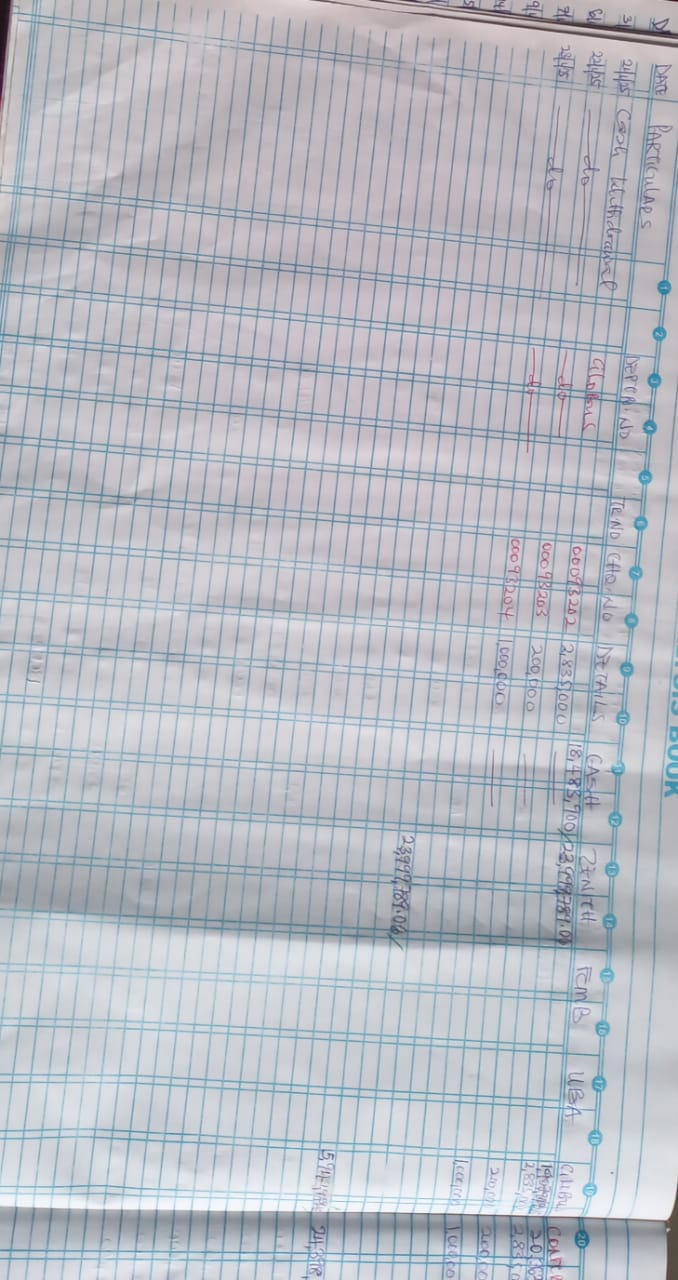
#> input picture image_files/cashbook_page001_part001.jpg, 678 x 1280 px
$ python -i document_cleaner.py   (imports and definitions only)
#> lines starting #> are read from the running program, lines starting #| are printed output that depends on the picture
import cv2
import numpy as np
from PIL import Image


class DocumentCleaner:

    def clean(self, image):

        # -----------------------------------
        # Convert PIL image to OpenCV format
        # -----------------------------------

        if isinstance(image, Image.Image):
            image = np.array(image)

        if len(image.shape) == 3:
            gray = cv2.cvtColor(
                image,
                cv2.COLOR_RGB2GRAY
            )
        else:
            gray = image.copy()

        # -----------------------------------
        # Remove illumination gradients
        # -----------------------------------

        background = cv2.medianBlur(
            gray,
            51
        )
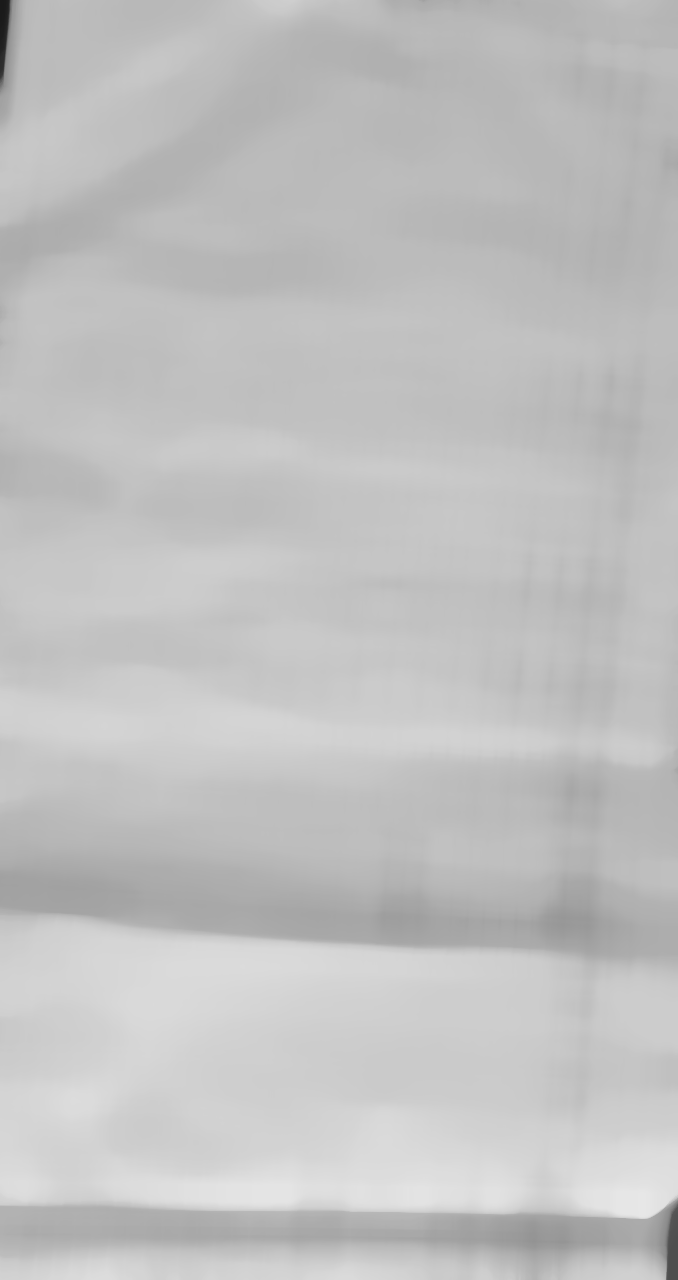
#> background: shape (1280, 678); min 26, max 231, mean 192.6

        normalized = cv2.divide(
            gray,
            background,
            scale=255
        )
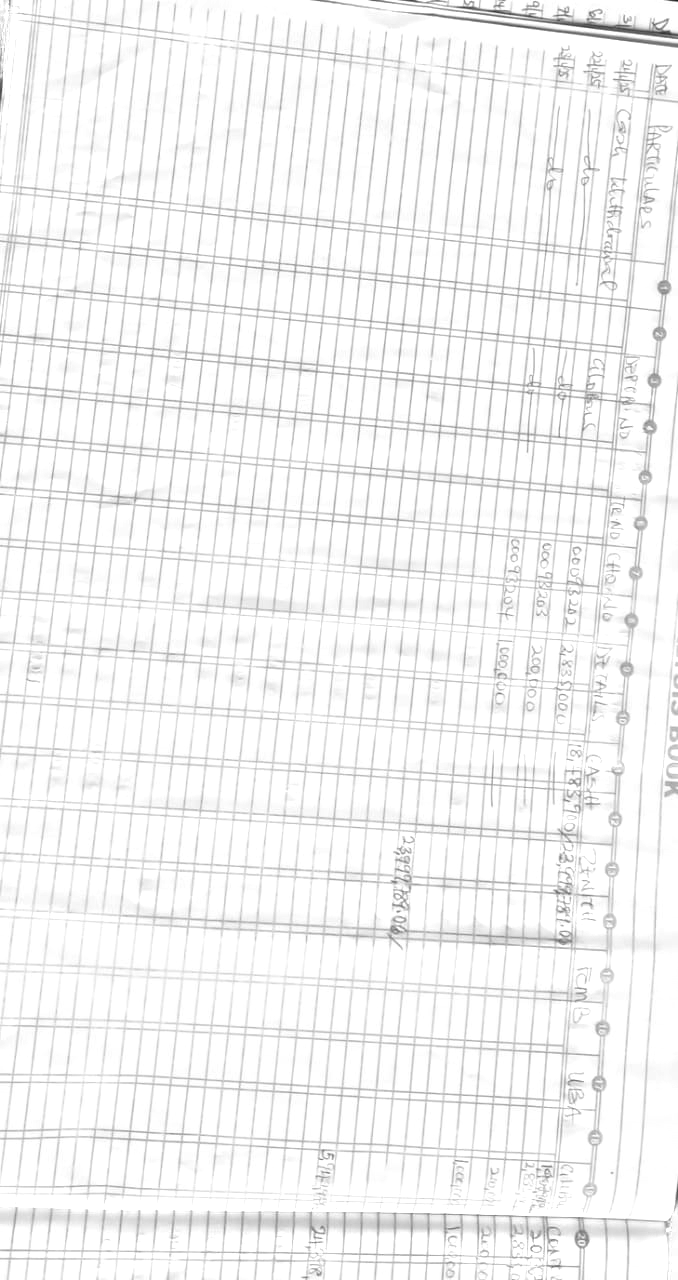
#> normalized: shape (1280, 678); min 30, max 255, mean 244

        # -----------------------------------
        # Improve local contrast
        # -----------------------------------

        clahe = cv2.createCLAHE(
            clipLimit=2.0,
            tileGridSize=(8, 8)
        )

        contrast = clahe.apply(
            normalized
        )
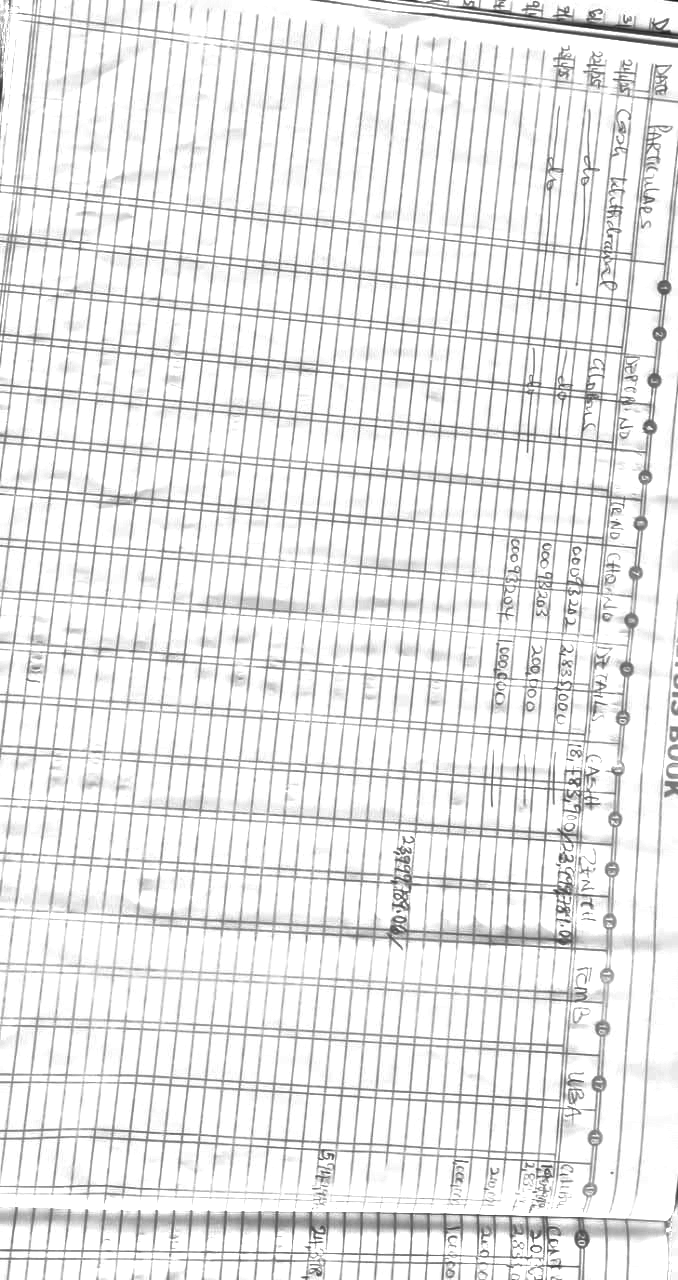
#> contrast: shape (1280, 678); min 18, max 255, mean 232.3

        # -----------------------------------
        # Reduce image noise
        # -----------------------------------

        denoised = cv2.fastNlMeansDenoising(
            contrast,
            None,
            10,
            7,
            21
        )

        # -----------------------------------
        # Adaptive thresholding
        # -----------------------------------

        cleaned = cv2.adaptiveThreshold(
            denoised,
            255,
            cv2.ADAPTIVE_THRESH_GAUSSIAN_C,
            cv2.THRESH_BINARY,
            31,
            15
        )
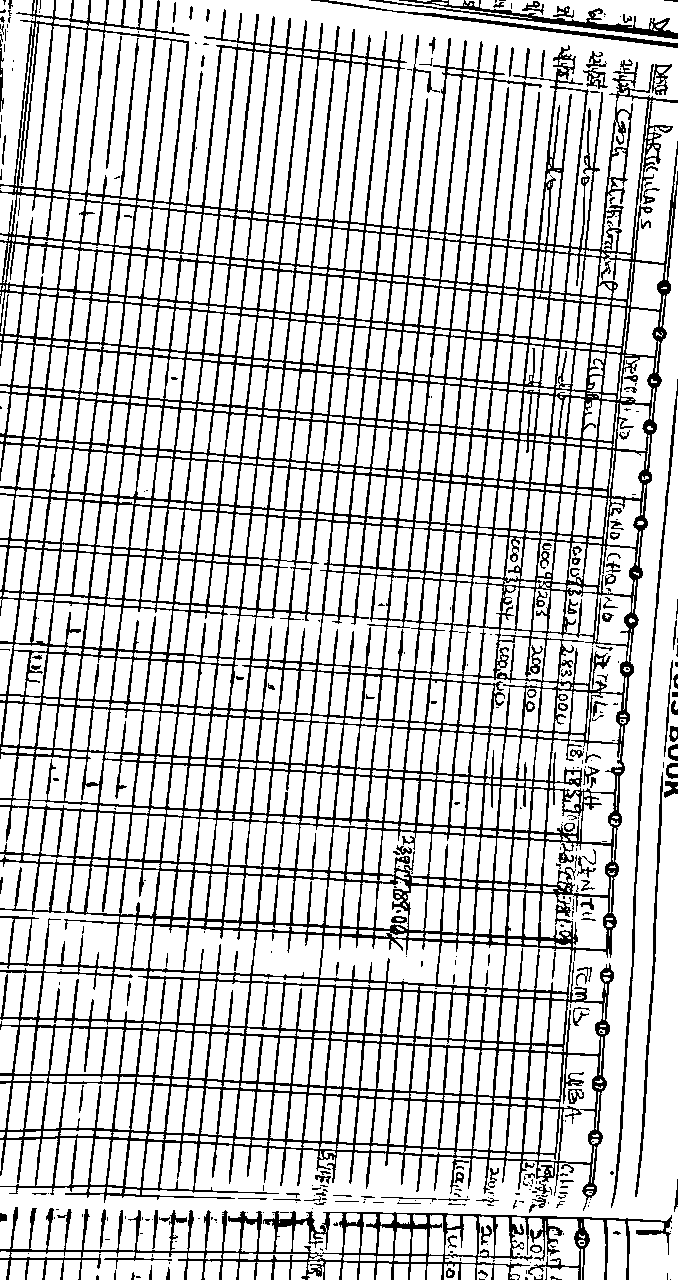
#> cleaned: shape (1280, 678); 79.3% white; black in thin lines or dots

        return cleaned

>>> import cv2
>>> picture = cv2.cvtColor(cv2.imread('../image_files/cashbook_page001_part001.jpg'), cv2.COLOR_BGR2RGB)
>>> result = DocumentCleaner().clean(picture)

$ run again, on image_files/cashbook_page001_part002.jpg
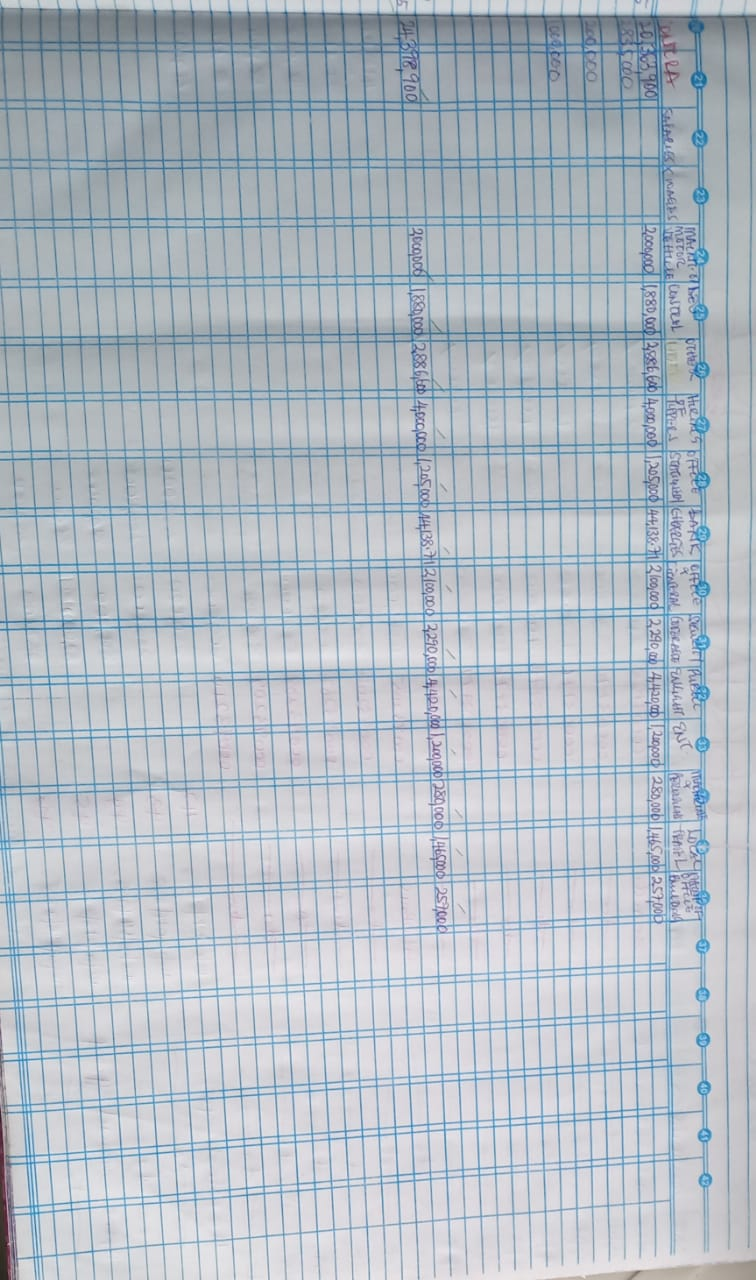
#> input picture image_files/cashbook_page001_part002.jpg, 756 x 1280 px
#> in clean, `contrast = clahe.apply( normalized )`:
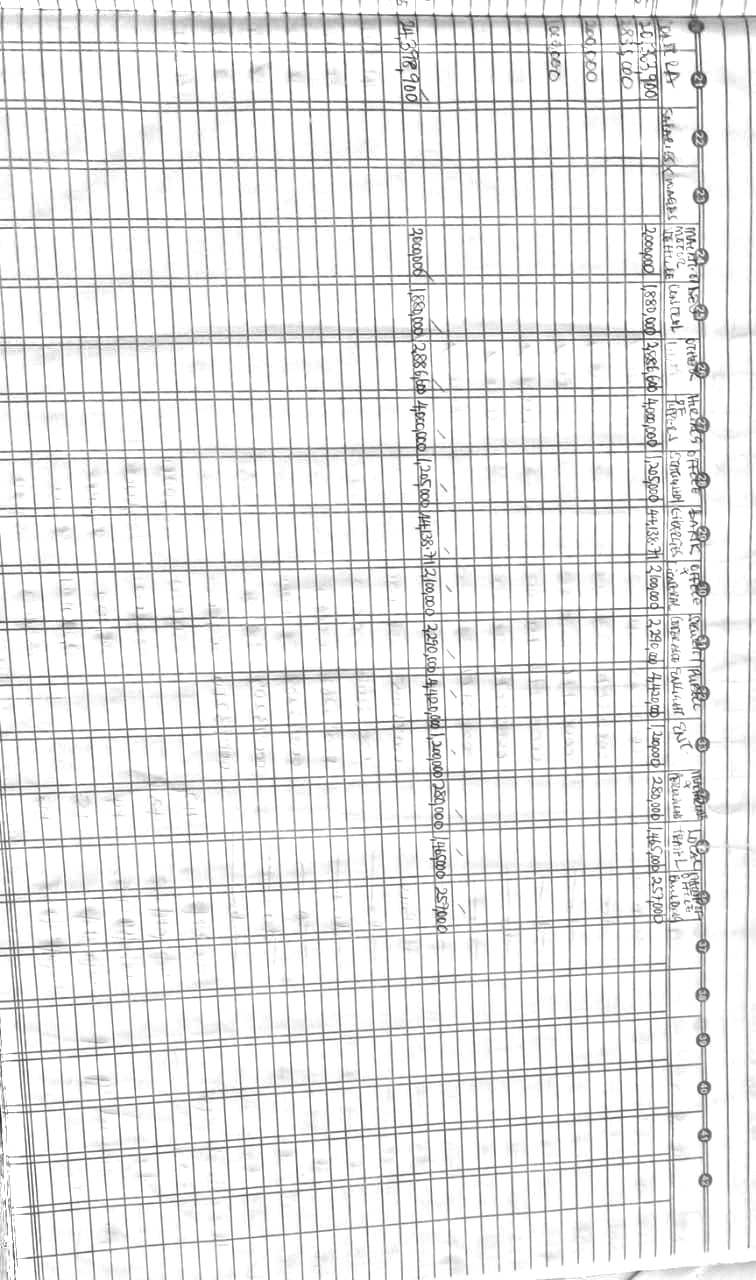
#> contrast: shape (1280, 756); min 40, max 255, mean 230.9
#> in clean, `cleaned = cv2.adaptiveThreshold( denoised, 255, cv2.ADAPTIVE_THRESH_GA..`:
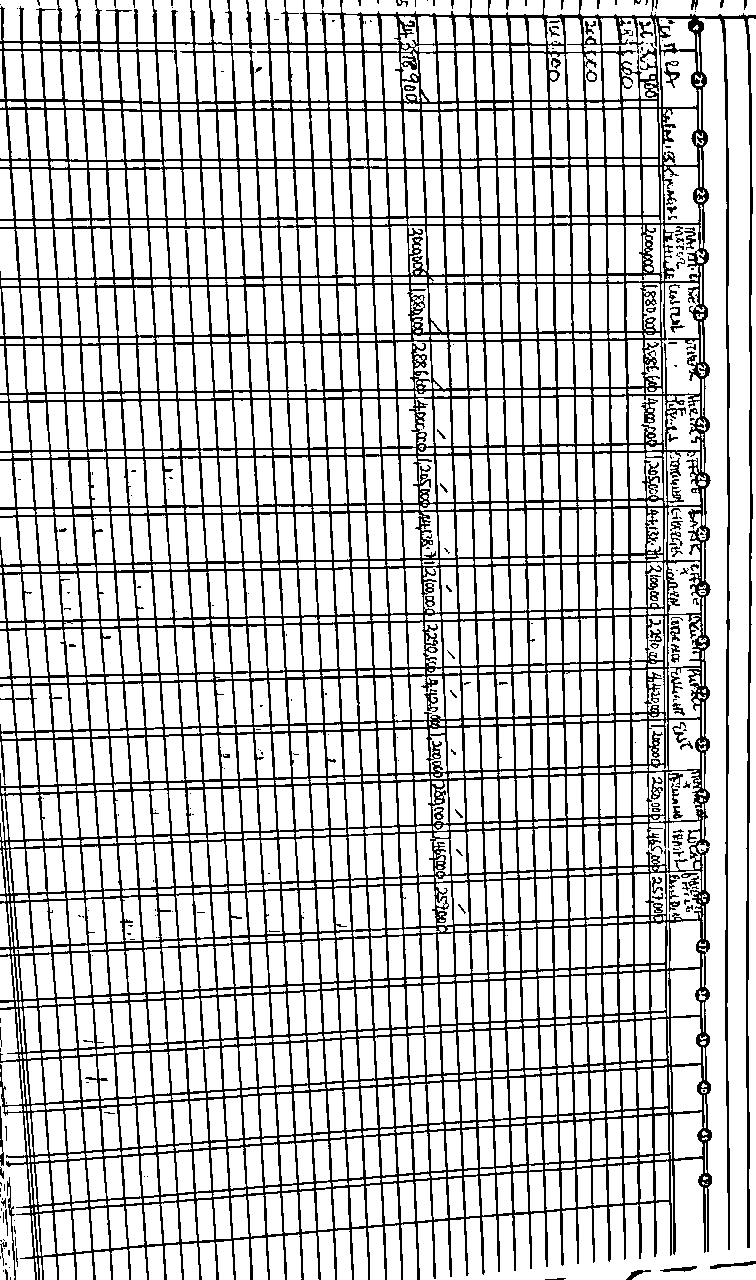
#> cleaned: shape (1280, 756); 79.2% white; black in thin lines or dots
